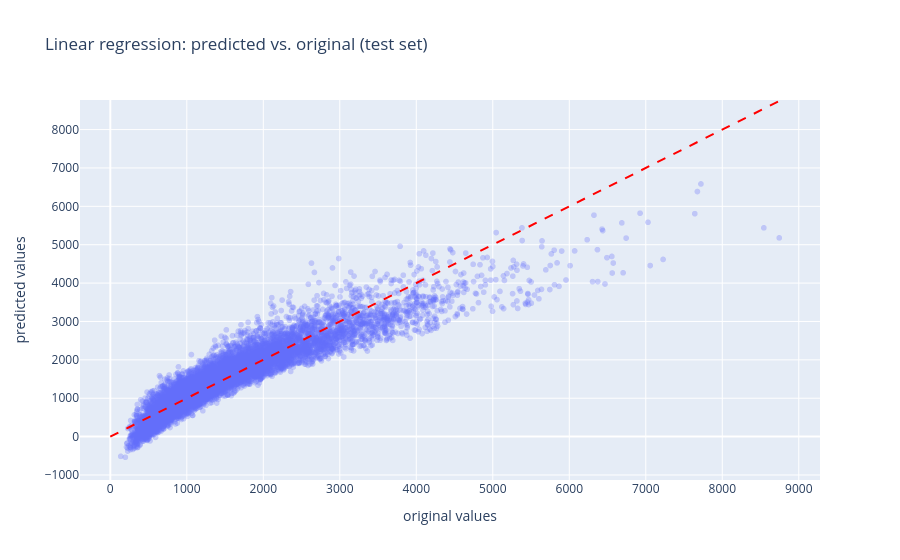

Here is the notebook cell this chart was saved with:
### Code cell
#Code to plot the comparison on the test set
plot_predictions(y_test, predictions_lin_reg_test, "Linear regression: predicted vs. original (test set)")

### Figure 1 — Plotly figure (JSON) as saved in the notebook; plotly's stock layout.template omitted (floating-point values rounded to 4 significant figures; data arrays with more than 128 entries replaced by an {"elided": "..."} marker saying what was removed)
{"data": [{"hovertemplate": "original values=%{x}<br>predicted values=%{y}<extra></extra>", "legendgroup": "", "marker": {"color": "#636efa", "opacity": 0.3, "symbol": "circle"}, "mode": "markers", "name": "", "showlegend": false, "x": {"elided": "10000 float values"}, "xaxis": "x", "y": {"elided": "10000 float values"}, "yaxis": "y", "type": "scattergl"}], "layout": {"xaxis": {"anchor": "y", "domain": [0.0, 1.0], "title": {"text": "original values"}}, "yaxis": {"anchor": "x", "domain": [0.0, 1.0], "title": {"text": "predicted values"}}, "legend": {"tracegroupgap": 0}, "title": {"text": "Linear regression: predicted vs. original (test set)"}, "shapes": [{"line": {"color": "red", "dash": "dash"}, "type": "line", "x0": 0, "x1": 8745.0, "y0": 0, "y1": 8745.0}]}}
